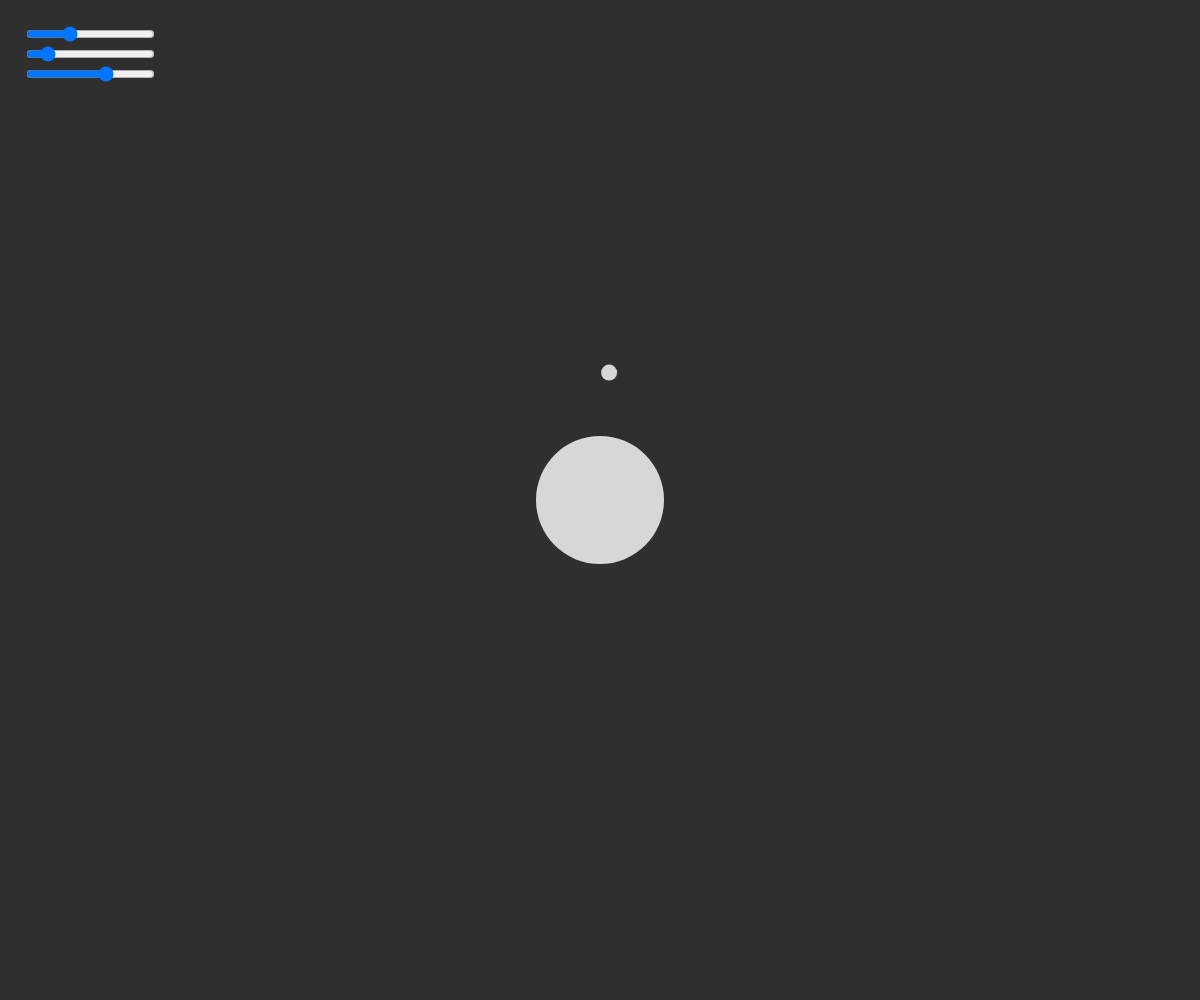
Frame 1 (no input)
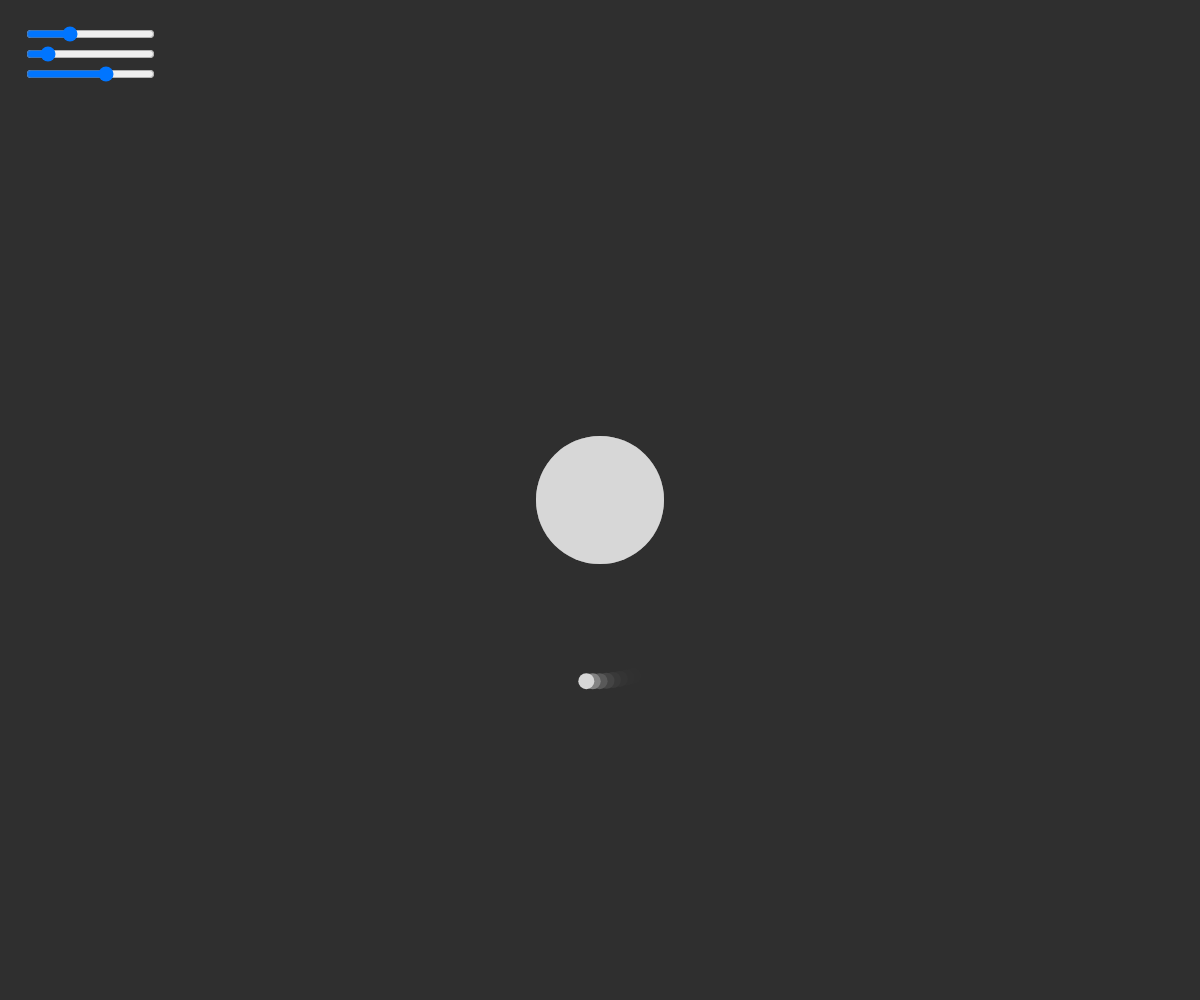
Frame 60 (no input)
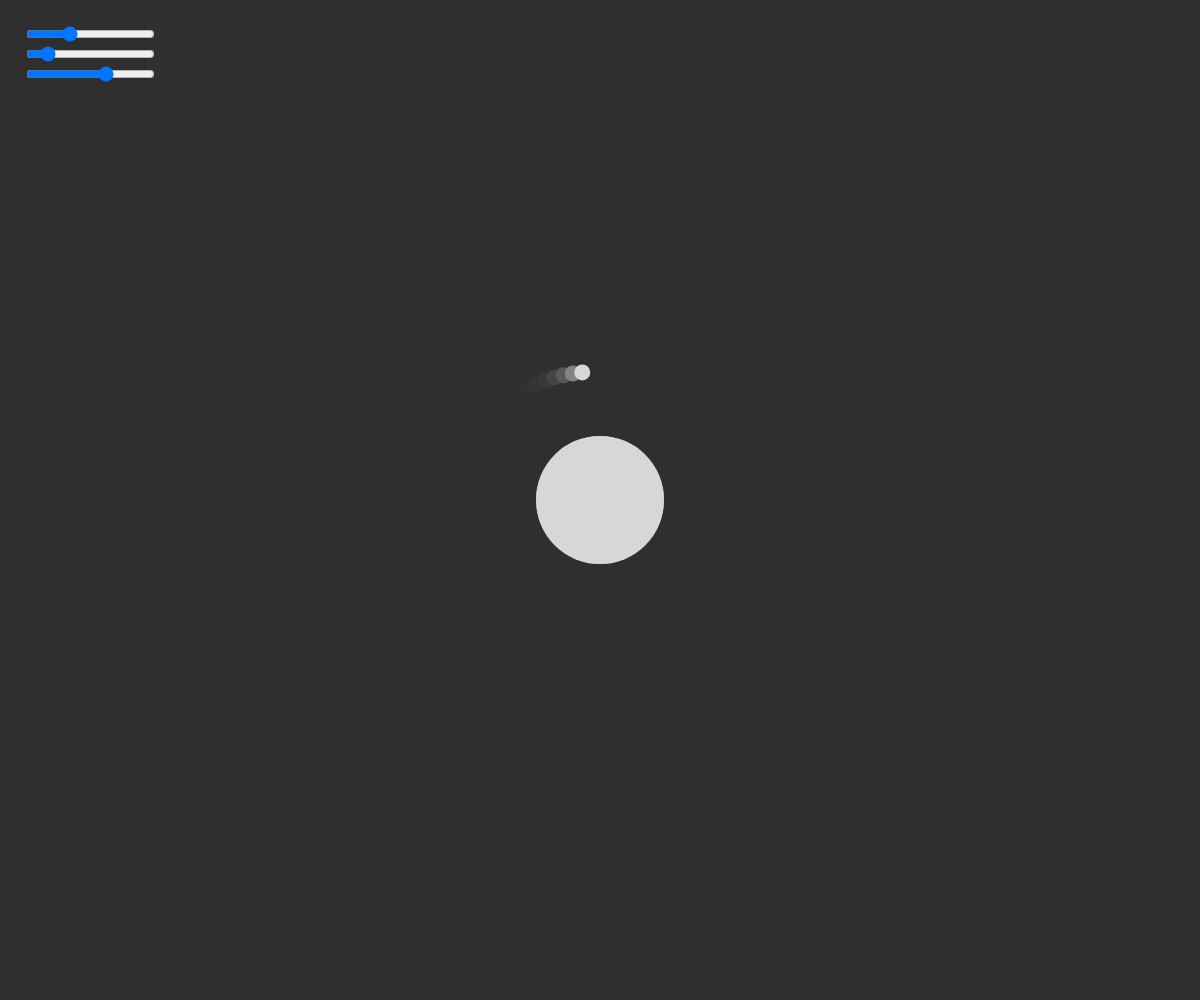
Frame 120 (the mouse pressed at the canvas centre since frame 60)

The p5.js sketch that drew these frames (run headless with seeded random() and noise() and a simulated clock; from frame 60 on, the mouse is pressed at the canvas centre):

// p5.js sketch
// ── sketch.js
//TODO:
//Collisions, labels, adding velocity mid-flight if that makes sense

var fixedDeltaTime = 0, tempDeltaTime = 0;
var frameTime = 0;

var timeScale = 6;

var G = 32;

var earthPos = null;
var earthMass = 512;
var orbiters = [];

var GSlider, massSlider, timeSlider;

var mousePressedPos = null, mouseReleasedPos = null, mousePos = null;

function reset() {

    orbiters = [];

    GSlider.value(32);
    massSlider.value(512);
    timeSlider.value(6);
    G = GSlider.value();
    earthMass = massSlider.value();
    timeScale = timeSlider.value();

}

function setup() {

    print("setup function called");
    //frameRate(30);

    createCanvas(window.innerWidth, window.innerHeight);
    fill(215);
    strokeJoin(ROUND);
	rectMode(RADIUS);
	ellipseMode(RADIUS);
    noStroke();

    GSlider = createSlider(0.1, 100, 32);
    GSlider.position(24, 24);
    massSlider = createSlider(0.1, 4096, 512);
    massSlider.position(24, 44);
    timeSlider = createSlider(-40, 32, 6);
    timeSlider.position(24, 64);
    G = GSlider.value();
    earthMass = massSlider.value();
    timeScale = timeSlider.value();

    orbiters = [];
    earthPos = createVector(width/2, height/2);

    orbiters.push(new Orbiter (createVector (earthPos.x, earthPos.y - 128), createVector (95, 0), 8));

    background (47);

    frameTime = Date.now()/1000;
}

function draw() {

    mousePos = createVector(mouseX*1, mouseY*1);

    G = GSlider.value();
    earthMass = massSlider.value();
    timeScale = timeSlider.value();

    fixedDeltaTime = ((Date.now()/1000 - frameTime) * timeScale);
    //print(fixedDeltaTime);
    frameTime = Date.now()/1000;

    //background (47);
    if (mouseIsPressed && mouseButton === RIGHT) {
        background(47);

        predictOrbit(new Orbiter(p5.Vector.mult(mousePressedPos, 1), p5.Vector.sub(mousePos, mousePressedPos), 8));
    } else {
        push();
        fill(47, 127);
        rect(earthPos.x, earthPos.y, width/2, height/2);
        pop();
        for (var i = 0; i < orbiters.length; i++) {
            orbiters[i].Update();
        }

        mousePressedPos = null;
        mouseReleasedPos = null;
    }

    push();
    ellipse(earthPos.x, earthPos.y, earthMass/8);
    pop();

    for (var i = 0; i < orbiters.length; i++) {
        orbiters[i].Draw();
    }
}

function predictOrbit(obj) {
    print("tracing orbit");

    push();
    noFill();
    strokeWeight(2);
    stroke(215, 143, 143);

    //print(mousePressedPos);
    //print(mousePos);

    line(mousePressedPos.x, mousePressedPos.y, mousePos.x, mousePos.y);
    let iters = Math.round((p5.Vector.dist(mousePressedPos, earthPos) * obj.initVel.mag()) / 16);

    for (i = 0; i < iters; i++) {
        let pos = p5.Vector.mult(obj.pos, 1);
        obj.Update(tempDeltaTime);
        line(pos.x, pos.y, obj.pos.x, obj.pos.y);
    }
    pop();
}

function mousePressed() {
    print("mouse pressed");
    mousePressedPos = createVector(mouseX*1, mouseY*1);
    tempDeltaTime = fixedDeltaTime*1;
    //return false;
}

function mouseReleased() {
    print("mouse released");
    mouseReleasedPos = createVector(mouseX*1, mouseY*1);
    if(mouseButton === RIGHT) {
        orbiters.push(new Orbiter(p5.Vector.mult(mousePressedPos, 1), p5.Vector.sub(mousePos, mousePressedPos), 8));
    }
    //return false;
}

function windowResized() {
    resizeCanvas(window.innerWidth, window.innerHeight);
    earthPos = createVector(width/2, height/2);
}

// ── classes.js
function Orbiter (initPos, initVel, radius) {

    this.active = true;

    this.mass = radius*2;

    this.initPos = initPos;
    this.initVel = initVel;

    this.pos = initPos;
    this.vel = initVel;
    this.acc = createVector(0, 0);
    this.rad = radius;


    //orbiters.push(this);

    this.Update = function (deltaTime) {

        if(this.active) {
            if (deltaTime == null) {
                deltaTime = fixedDeltaTime*1;
            }

            var earthDist = p5.Vector.dist(this.pos, earthPos)
            var accMag = ((G*earthMass) / (earthDist*earthDist)) * timeScale;

            this.vel.add(p5.Vector.sub(earthPos, this.pos).normalize().mult(accMag));

            this.pos.add(p5.Vector.mult(this.vel, deltaTime));

        }
        //print("updated");
    }

    this.EarthCollisionCheck = function() {



        let dist = p5.Vector.dist(this.pos, earthPos);
        let radii = this.rad + earthMass/6;
        //let earthRad = earthMass/8;
        if (Math.abs(dist) < radii) {
            this.delete = true;

            //print("collision");

            //let dir = p5.Vector.sub(earthPos, this.pos).normalize();
            //this.pos = p5.Vector.mult(earthPos, 1);
            //this.pos.sub(p5.Vector.mult(dir, radii));

            //let colPoint = p5.Vector.mult(dir, this.rad).add(this.pos);

            //let VelX1 = (this.vel.x * (this.mass - earthMass)) / (this.mass + earthMass);
            //let VelY1 = (this.vel.y * (this.mass - earthMass)) / (this.mass + earthMass);
            //this.vel = createVector(VelX1, VelY1);
            //this.pos.add(p5.Vector.mult(this.vel, 1).normalize());
        }

    }

    this.CheckCollisions = function() {

        if(this.active) {
            this.EarthCollisionCheck();

            for (var i = 0; i < orbiters.length; i++) {
                if (orbiters[i] != this) {
                    let dist = p5.Vector.dist(this.pos, orbiters[i].pos);
                    let radii = this.rad + orbiters[i].rad;
                    if (Math.abs(dist) < radii) {
                        print("collision");

                        let dir = p5.Vector.sub(orbiters[i].pos, this.pos).normalize();
                        this.pos = p5.Vector.mult(orbiters[i].pos, 1);
                        this.pos.sub(p5.Vector.mult(dir, radii));

                        let colPoint = p5.Vector.mult(dir, this.rad).add(this.pos);

                        let VelX1 = (this.vel.x * (this.mass - orbiters[i].mass) + (2 * orbiters[i].mass * orbiters[i].vel.x)) / (this.mass + orbiters[i].mass);
                        let VelY1 = (this.vel.y * (this.mass - orbiters[i].mass) + (2 * orbiters[i].mass * orbiters[i].vel.y)) / (this.mass + orbiters[i].mass);
                        let VelX2 = (orbiters[i].vel.x * (orbiters[i].mass - this.mass) + (2 * this.mass * this.vel.x)) / (orbiters[i].mass + this.mass);
                        let VelY2 = (orbiters[i].vel.y * (orbiters[i].mass - this.mass) + (2 * this.mass * this.vel.y)) / (orbiters[i].mass + this.mass);

                        this.vel = createVector(VelX1, VelY1).mult(collisionDrag);
                        orbiters[i].vel = createVector(VelX2, VelY2).mult(collisionDrag);

                        this.pos.add(p5.Vector.mult(this.vel, 1).normalize());
                        orbiters[i].pos.add(p5.Vector.mult(orbiters[i].vel, 1).normalize());

                        //this.Update();
                        //orbiters[i].Update();

                        if(this.rad >= 2 && Math.round(random(this.rad - orbiters[i].rad)) == 0) {

                            this.Fragment();

                        }
                    }
                }
            }
        }
    }

    this.Draw = function () {
        push();
        if(this.delete) {
            fill(255, 195, 195)
            this.rad = this.rad * 3;
        } else {
            fill(215);
        }

        ellipse(this.pos.x, this.pos.y, this.rad);
        pop();
        //print(this.radius);
    }

    this.Fragment = function () {

        nextOrbiters.push(new Orbiter(p5.Vector.add(this.pos, createVector(-this.rad/2, -this.rad/2)), p5.Vector.mult(this.vel, 1), this.rad/2));
        nextOrbiters.push(new Orbiter(p5.Vector.add(this.pos, createVector(this.rad/2, this.rad/2)), p5.Vector.mult(this.vel, 1), this.rad/2));

        for( var i = 0; i < orbiters.length; i++){
            if ( orbiters[i] == this) {
                orbiters[i].delete = true;
                orbiters[i].active = false;
            }
        }

    }

}
